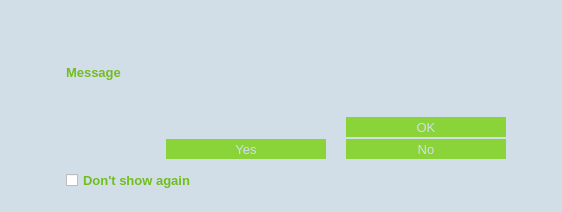
<?xml version="1.0" encoding="UTF-8"?>
<ui version="4.0">
 <class>MessageBoxDialog</class>
 <widget class="QDialog" name="MessageBoxDialog">
  <property name="geometry">
   <rect>
    <x>0</x>
    <y>0</y>
    <width>562</width>
    <height>212</height>
   </rect>
  </property>
  <property name="sizePolicy">
   <sizepolicy hsizetype="Preferred" vsizetype="Minimum">
    <horstretch>0</horstretch>
    <verstretch>0</verstretch>
   </sizepolicy>
  </property>
  <property name="minimumSize">
   <size>
    <width>550</width>
    <height>0</height>
   </size>
  </property>
  <property name="windowTitle">
   <string/>
  </property>
  <property name="styleSheet">
   <string notr="true">#MessageBoxDialog {
	background-color: rgb(209,222,231);
}

/* =========== CheckBox ==============*/
QCheckBox {
    spacing: 5px;
	color: rgb(113,189,28);
}

QCheckBox::indicator {
    width: 12px;
    height: 12px;
}

QCheckBox::indicator:unchecked {
	image: url(:/res/check_unchecked.png);
}

QCheckBox::indicator:unchecked:hover {
    image: url(:/res/check_unchecked.png);
}

QCheckBox::indicator:unchecked:pressed {
    image: url(:/res/check_unchecked.png);
}

QCheckBox::indicator:checked {
	image: url(:/res/check_checked.png);
}

QCheckBox::indicator:checked:hover {
    image: url(:/res/check_checked.png);
}

QCheckBox::indicator:checked:pressed {
    image: url(:/res/check_checked.png);
}</string>
  </property>
  <layout class="QVBoxLayout" name="verticalLayout_2">
   <property name="spacing">
    <number>6</number>
   </property>
   <property name="leftMargin">
    <number>6</number>
   </property>
   <property name="topMargin">
    <number>6</number>
   </property>
   <property name="rightMargin">
    <number>6</number>
   </property>
   <property name="bottomMargin">
    <number>6</number>
   </property>
   <item>
    <widget class="QFrame" name="frame">
     <property name="styleSheet">
      <string notr="true">#frame {
	background-color: rgb(102，191，255);;
    border-style:none;
}</string>
     </property>
     <property name="frameShape">
      <enum>QFrame::StyledPanel</enum>
     </property>
     <property name="frameShadow">
      <enum>QFrame::Raised</enum>
     </property>
     <layout class="QVBoxLayout" name="verticalLayout" stretch="0,0,1,0,0,0,0,0">
      <property name="spacing">
       <number>0</number>
      </property>
      <property name="leftMargin">
       <number>0</number>
      </property>
      <property name="topMargin">
       <number>0</number>
      </property>
      <property name="rightMargin">
       <number>0</number>
      </property>
      <property name="bottomMargin">
       <number>0</number>
      </property>
      <item>
       <widget class="QWidget" name="wCaption" native="true">
        <property name="minimumSize">
         <size>
          <width>0</width>
          <height>35</height>
         </size>
        </property>
        <property name="maximumSize">
         <size>
          <width>16777215</width>
          <height>35</height>
         </size>
        </property>
        <property name="styleSheet">
         <string notr="true">#wCaption {
	background-color:  rgb(102，191，255);
}</string>
        </property>
        <property name="is_header" stdset="0">
         <bool>true</bool>
        </property>
        <layout class="QHBoxLayout" name="horizontalLayout_19">
         <property name="leftMargin">
          <number>0</number>
         </property>
         <property name="topMargin">
          <number>0</number>
         </property>
         <property name="rightMargin">
          <number>0</number>
         </property>
         <property name="bottomMargin">
          <number>0</number>
         </property>
         <item>
          <spacer name="horizontalSpacer_26">
           <property name="orientation">
            <enum>Qt::Horizontal</enum>
           </property>
           <property name="sizeType">
            <enum>QSizePolicy::Fixed</enum>
           </property>
           <property name="sizeHint" stdset="0">
            <size>
             <width>7</width>
             <height>20</height>
            </size>
           </property>
          </spacer>
         </item>
         <item>
          <widget class="QLabel" name="lbTitleIcon">
           <property name="sizePolicy">
            <sizepolicy hsizetype="Preferred" vsizetype="Preferred">
             <horstretch>0</horstretch>
             <verstretch>0</verstretch>
            </sizepolicy>
           </property>
           <property name="minimumSize">
            <size>
             <width>30</width>
             <height>30</height>
            </size>
           </property>
           <property name="maximumSize">
            <size>
             <width>30</width>
             <height>30</height>
            </size>
           </property>
           <property name="text">
            <string/>
           </property>
          </widget>
         </item>
         <item>
          <widget class="QLabel" name="lbTitle">
           <property name="font">
            <font>
             <pointsize>11</pointsize>
             <stylestrategy>PreferAntialias</stylestrategy>
            </font>
           </property>
           <property name="styleSheet">
            <string notr="true">QLabel {
	color: rgb(113,189,28);
}</string>
           </property>
           <property name="text">
            <string/>
           </property>
          </widget>
         </item>
         <item>
          <widget class="QPushButton" name="bClose">
           <property name="minimumSize">
            <size>
             <width>30</width>
             <height>30</height>
            </size>
           </property>
           <property name="maximumSize">
            <size>
             <width>30</width>
             <height>30</height>
            </size>
           </property>
           <property name="styleSheet">
            <string notr="true">QPushButton {	
	image: url(:/res/close_normal.png);
	border: 0px solid gray;
}
QPushButton:pressed:flat {
	image: url(:/res/close_normal.png);
}

QPushButton:hover {
	image: url(:/res/close_hover.png);
}</string>
           </property>
           <property name="text">
            <string notr="true"/>
           </property>
           <property name="flat">
            <bool>true</bool>
           </property>
          </widget>
         </item>
        </layout>
       </widget>
      </item>
      <item>
       <spacer name="verticalSpacer">
        <property name="orientation">
         <enum>Qt::Vertical</enum>
        </property>
        <property name="sizeType">
         <enum>QSizePolicy::Fixed</enum>
        </property>
        <property name="sizeHint" stdset="0">
         <size>
          <width>20</width>
          <height>24</height>
         </size>
        </property>
       </spacer>
      </item>
      <item>
       <layout class="QHBoxLayout" name="horizontalLayout_2">
        <item>
         <spacer name="horizontalSpacer">
          <property name="orientation">
           <enum>Qt::Horizontal</enum>
          </property>
          <property name="sizeType">
           <enum>QSizePolicy::Fixed</enum>
          </property>
          <property name="sizeHint" stdset="0">
           <size>
            <width>60</width>
            <height>20</height>
           </size>
          </property>
         </spacer>
        </item>
        <item>
         <widget class="QLabel" name="lbMainText">
          <property name="font">
           <font>
            <pointsize>10</pointsize>
            <weight>75</weight>
            <bold>true</bold>
           </font>
          </property>
          <property name="styleSheet">
           <string notr="true">QLabel {
	color: rgb(113,189,28);
}</string>
          </property>
          <property name="text">
           <string notr="true">Message</string>
          </property>
          <property name="scaledContents">
           <bool>true</bool>
          </property>
          <property name="alignment">
           <set>Qt::AlignLeading|Qt::AlignLeft|Qt::AlignTop</set>
          </property>
          <property name="wordWrap">
           <bool>true</bool>
          </property>
          <property name="textInteractionFlags">
           <set>Qt::LinksAccessibleByMouse|Qt::TextSelectableByMouse</set>
          </property>
         </widget>
        </item>
        <item>
         <spacer name="horizontalSpacer_2">
          <property name="orientation">
           <enum>Qt::Horizontal</enum>
          </property>
          <property name="sizeType">
           <enum>QSizePolicy::Fixed</enum>
          </property>
          <property name="sizeHint" stdset="0">
           <size>
            <width>50</width>
            <height>20</height>
           </size>
          </property>
         </spacer>
        </item>
       </layout>
      </item>
      <item>
       <spacer name="verticalSpacer_3">
        <property name="orientation">
         <enum>Qt::Vertical</enum>
        </property>
        <property name="sizeType">
         <enum>QSizePolicy::Fixed</enum>
        </property>
        <property name="sizeHint" stdset="0">
         <size>
          <width>20</width>
          <height>16</height>
         </size>
        </property>
       </spacer>
      </item>
      <item>
       <widget class="QWidget" name="wAcceptHolder" native="true">
        <property name="minimumSize">
         <size>
          <width>0</width>
          <height>22</height>
         </size>
        </property>
        <layout class="QHBoxLayout" name="horizontalLayout">
         <property name="spacing">
          <number>0</number>
         </property>
         <property name="leftMargin">
          <number>0</number>
         </property>
         <property name="topMargin">
          <number>0</number>
         </property>
         <property name="rightMargin">
          <number>0</number>
         </property>
         <property name="bottomMargin">
          <number>0</number>
         </property>
         <item>
          <spacer name="horizontalSpacer_3">
           <property name="orientation">
            <enum>Qt::Horizontal</enum>
           </property>
           <property name="sizeHint" stdset="0">
            <size>
             <width>40</width>
             <height>20</height>
            </size>
           </property>
          </spacer>
         </item>
         <item>
          <widget class="QPushButton" name="bSign">
           <property name="font">
            <font>
             <pointsize>10</pointsize>
             <stylestrategy>PreferAntialias</stylestrategy>
            </font>
           </property>
           <property name="styleSheet">
            <string notr="true">QPushButton {
	background-color: rgb(138,211,57);
	color: rgb(209,222,231);
	border: 0px solid gray;
	max-height: 20px;
	min-height: 20px;
	max-width: 160px;
	min-width: 160px;
}

QPushButton:pressed:flat {
	background-color: rgb(70,120,16);
}

QPushButton:hover {
	background-color: rgb(70,120,16);
}</string>
           </property>
           <property name="text">
            <string>OK</string>
           </property>
           <property name="flat">
            <bool>true</bool>
           </property>
          </widget>
         </item>
         <item>
          <spacer name="horizontalSpacer_4">
           <property name="orientation">
            <enum>Qt::Horizontal</enum>
           </property>
           <property name="sizeType">
            <enum>QSizePolicy::Fixed</enum>
           </property>
           <property name="sizeHint" stdset="0">
            <size>
             <width>50</width>
             <height>20</height>
            </size>
           </property>
          </spacer>
         </item>
        </layout>
       </widget>
      </item>
      <item>
       <widget class="QWidget" name="wYesNoHolder" native="true">
        <property name="minimumSize">
         <size>
          <width>0</width>
          <height>22</height>
         </size>
        </property>
        <layout class="QHBoxLayout" name="horizontalLayout_4">
         <property name="spacing">
          <number>0</number>
         </property>
         <property name="leftMargin">
          <number>0</number>
         </property>
         <property name="topMargin">
          <number>0</number>
         </property>
         <property name="rightMargin">
          <number>0</number>
         </property>
         <property name="bottomMargin">
          <number>0</number>
         </property>
         <item>
          <spacer name="horizontalSpacer_7">
           <property name="orientation">
            <enum>Qt::Horizontal</enum>
           </property>
           <property name="sizeHint" stdset="0">
            <size>
             <width>40</width>
             <height>20</height>
            </size>
           </property>
          </spacer>
         </item>
         <item>
          <widget class="QPushButton" name="bYes">
           <property name="font">
            <font>
             <pointsize>10</pointsize>
             <stylestrategy>PreferAntialias</stylestrategy>
            </font>
           </property>
           <property name="styleSheet">
            <string notr="true">QPushButton {
	background-color: rgb(138,211,57);
	color: rgb(209,222,231);
	border: 0px solid gray;
	max-height: 20px;
	min-height: 20px;
	max-width: 160px;
	min-width: 160px;
}

QPushButton:pressed:flat {
	background-color: rgb(70,120,16);
}

QPushButton:hover {
	background-color: rgb(70,120,16);
}</string>
           </property>
           <property name="text">
            <string>Yes</string>
           </property>
           <property name="flat">
            <bool>true</bool>
           </property>
          </widget>
         </item>
         <item>
          <spacer name="horizontalSpacer_9">
           <property name="orientation">
            <enum>Qt::Horizontal</enum>
           </property>
           <property name="sizeType">
            <enum>QSizePolicy::Fixed</enum>
           </property>
           <property name="sizeHint" stdset="0">
            <size>
             <width>20</width>
             <height>20</height>
            </size>
           </property>
          </spacer>
         </item>
         <item>
          <widget class="QPushButton" name="bNo">
           <property name="font">
            <font>
             <pointsize>10</pointsize>
             <stylestrategy>PreferAntialias</stylestrategy>
            </font>
           </property>
           <property name="styleSheet">
            <string notr="true">QPushButton {
	background-color: rgb(138,211,57);
	color: rgb(209,222,231);
	border: 0px solid gray;
	max-height: 20px;
	min-height: 20px;
	max-width: 160px;
	min-width: 160px;
}

QPushButton:pressed:flat {
	background-color: rgb(70,120,16);
}

QPushButton:hover {
	background-color: rgb(70,120,16);
}</string>
           </property>
           <property name="text">
            <string>No</string>
           </property>
           <property name="flat">
            <bool>true</bool>
           </property>
          </widget>
         </item>
         <item>
          <spacer name="horizontalSpacer_8">
           <property name="orientation">
            <enum>Qt::Horizontal</enum>
           </property>
           <property name="sizeType">
            <enum>QSizePolicy::Fixed</enum>
           </property>
           <property name="sizeHint" stdset="0">
            <size>
             <width>50</width>
             <height>20</height>
            </size>
           </property>
          </spacer>
         </item>
        </layout>
       </widget>
      </item>
      <item>
       <widget class="QWidget" name="wCheckboxHolder" native="true">
        <property name="minimumSize">
         <size>
          <width>0</width>
          <height>22</height>
         </size>
        </property>
        <layout class="QHBoxLayout" name="horizontalLayout_5">
         <property name="spacing">
          <number>0</number>
         </property>
         <property name="leftMargin">
          <number>0</number>
         </property>
         <property name="topMargin">
          <number>10</number>
         </property>
         <property name="rightMargin">
          <number>0</number>
         </property>
         <property name="bottomMargin">
          <number>0</number>
         </property>
         <item>
          <spacer name="horizontalSpacer_11">
           <property name="orientation">
            <enum>Qt::Horizontal</enum>
           </property>
           <property name="sizeType">
            <enum>QSizePolicy::Fixed</enum>
           </property>
           <property name="sizeHint" stdset="0">
            <size>
             <width>60</width>
             <height>20</height>
            </size>
           </property>
          </spacer>
         </item>
         <item>
          <widget class="QCheckBox" name="cbDontShow">
           <property name="font">
            <font>
             <pointsize>10</pointsize>
             <weight>75</weight>
             <bold>true</bold>
            </font>
           </property>
           <property name="styleSheet">
            <string>QLabel {
	color: rgb(113,189,28);
}</string>
           </property>
           <property name="text">
            <string>Don't show again</string>
           </property>
          </widget>
         </item>
         <item>
          <spacer name="horizontalSpacer_10">
           <property name="orientation">
            <enum>Qt::Horizontal</enum>
           </property>
           <property name="sizeHint" stdset="0">
            <size>
             <width>40</width>
             <height>20</height>
            </size>
           </property>
          </spacer>
         </item>
        </layout>
       </widget>
      </item>
      <item>
       <spacer name="verticalSpacer_2">
        <property name="orientation">
         <enum>Qt::Vertical</enum>
        </property>
        <property name="sizeType">
         <enum>QSizePolicy::Fixed</enum>
        </property>
        <property name="sizeHint" stdset="0">
         <size>
          <width>20</width>
          <height>16</height>
         </size>
        </property>
       </spacer>
      </item>
     </layout>
    </widget>
   </item>
  </layout>
 </widget>
 <resources/>
 <connections>
  <connection>
   <sender>bSign</sender>
   <signal>clicked()</signal>
   <receiver>MessageBoxDialog</receiver>
   <slot>accept()</slot>
   <hints>
    <hint type="sourcelabel">
     <x>458</x>
     <y>121</y>
    </hint>
    <hint type="destinationlabel">
     <x>370</x>
     <y>105</y>
    </hint>
   </hints>
  </connection>
  <connection>
   <sender>bClose</sender>
   <signal>clicked()</signal>
   <receiver>MessageBoxDialog</receiver>
   <slot>reject()</slot>
   <hints>
    <hint type="sourcelabel">
     <x>546</x>
     <y>20</y>
    </hint>
    <hint type="destinationlabel">
     <x>392</x>
     <y>43</y>
    </hint>
   </hints>
  </connection>
  <connection>
   <sender>bYes</sender>
   <signal>clicked()</signal>
   <receiver>MessageBoxDialog</receiver>
   <slot>accept()</slot>
   <hints>
    <hint type="sourcelabel">
     <x>224</x>
     <y>129</y>
    </hint>
    <hint type="destinationlabel">
     <x>274</x>
     <y>78</y>
    </hint>
   </hints>
  </connection>
  <connection>
   <sender>bNo</sender>
   <signal>clicked()</signal>
   <receiver>MessageBoxDialog</receiver>
   <slot>reject()</slot>
   <hints>
    <hint type="sourcelabel">
     <x>404</x>
     <y>129</y>
    </hint>
    <hint type="destinationlabel">
     <x>274</x>
     <y>78</y>
    </hint>
   </hints>
  </connection>
 </connections>
</ui>
